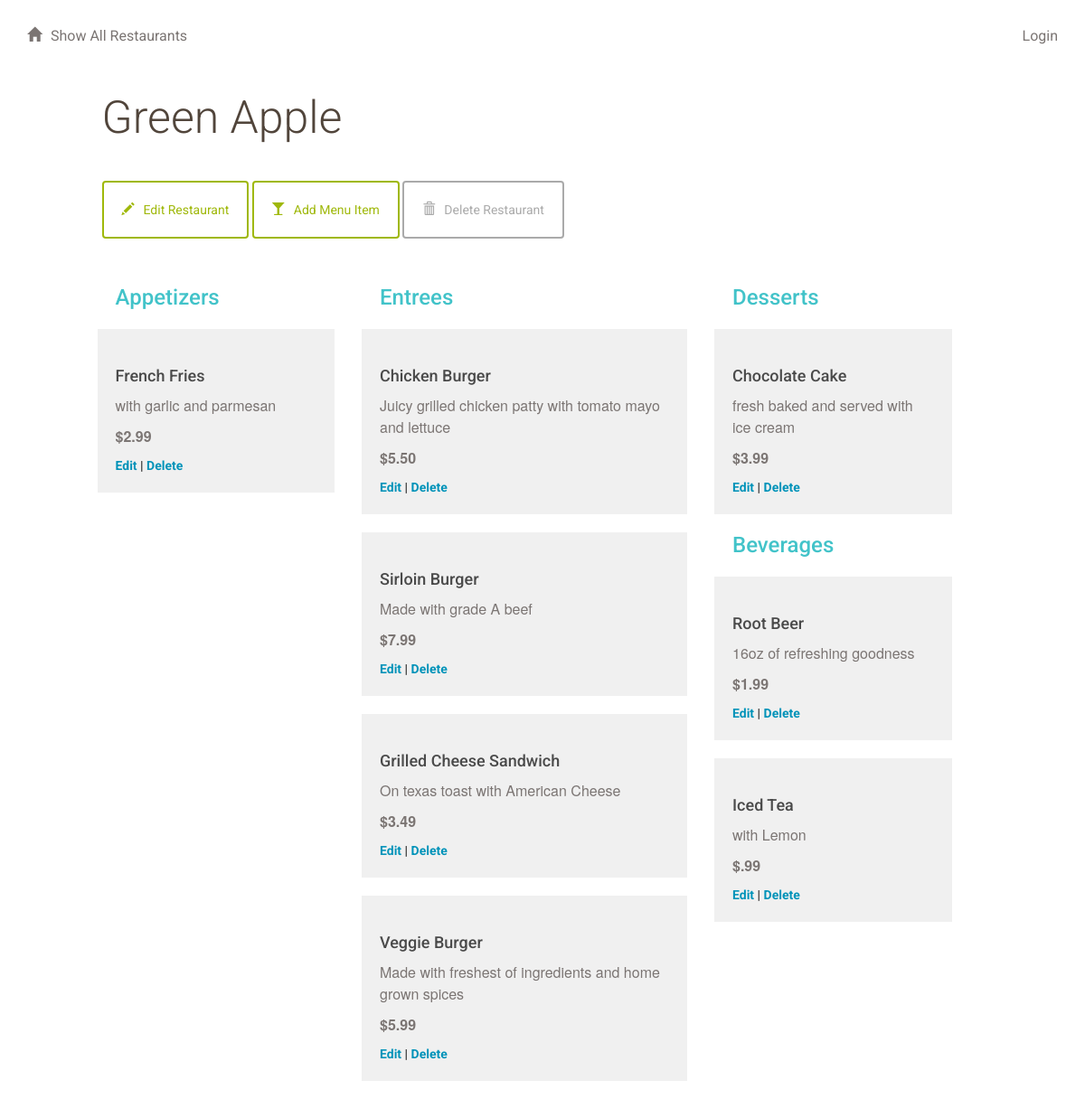
Page /restaurant/9/menu/ on the committed database.
### database_setup.py (models this page shows, shortened)
class Restaurant(Base):
    __tablename__ = 'restaurant'
    id = Column(Integer, primary_key=True)
    name = Column(String(250), nullable=False)

class MenuItem(Base):
    __tablename__ = 'menu_item'
    name =Column(String(80), nullable = False)
    id = Column(Integer, primary_key = True)
    description = Column(String(250))
    price = Column(String(8))
    course = Column(String(250))
    restaurant_id = Column(Integer,ForeignKey('restaurant.id'))
    restaurant = relationship(Restaurant)

### project.py (the view)
@app.route('/restaurant/<int:restaurant_id>/')
@app.route('/restaurant/<int:restaurant_id>/menu/')
def showMenu(restaurant_id):
	restaurant = session.query(Restaurant).filter_by(id=restaurant_id).one()
	items = session.query(MenuItem).filter_by(restaurant_id=restaurant_id).all()
	return render_template('menu.html', items=items, restaurant=restaurant)

### templates/menu.html (shortened to what this page needs)
{% extends "main.html" %}
{% block content %}
{% include "header.html" %}
	<div class="row">
		<div class="col-md-11 col-md-offset-1 padding-none">
			<h1>{{ restaurant.name }}
			</h1>
		</div>
	</div>
	<div class="row padding-top padding-bottom">
		<div class="col-md-1"></div>
		<div class="col-md-11 padding-none">
			<a href="{{url_for('editRestaurant', restaurant_id = restaurant.id )}}">
				<button class="btn btn-default" id="new-menu-item">
					<span class="glyphicon glyphicon-pencil" aria-hidden="true"></span>Edit Restaurant
				</button>
			</a>
			<a href="{{url_for('newMenuItem', restaurant_id = restaurant.id )}}">
				<button class="btn btn-default" id="new-menu-item">
					<span class="glyphicon glyphicon-glass" aria-hidden="true"></span>Add Menu Item
				</button>
			</a>
						<a href="{{url_for('deleteRestaurant', restaurant_id = restaurant.id )}}">
				<button class="btn btn-default delete" id="delete-restaurant">
					<span class="glyphicon glyphicon-trash" aria-hidden="true"></span>Delete Restaurant
				</button>
			</a>
		</div>
		<div class="col-md-7"></div>
	</div>
	{% if items !=[] %}
		<div class="row">
			<div class="col-md-1"></div>
			<div class="col-md-3">
				<h2>Appetizers</h2>
					{% for i in items %}
						{% if i.course == 'Appetizer' %}
							<div class="menu-item">
								<h3>{{i.name}}</h3>
								<p>{{i.description}}</p>
								<p class="menu-price">{{i.price}}</p>
								<a href='{{url_for('editMenuItem', restaurant_id = restaurant.id, menu_id=i.id ) }}'>Edit</a> |
								<a href='{{url_for('deleteMenuItem', restaurant_id = restaurant.id, menu_id=i.id ) }}'>Delete</a>
							</div>
						{% endif %}
					{% endfor %}
			</div>
			<div class="col-md-4">
				<h2>Entrees</h2>
					{% for i in items %}
						{% if i.course == 'Entree' %}
						<div class="menu-item">
							<h3>{{i.name}}</h3>
							<p>{{i.description}}</p>
							<p class="menu-price">{{i.price}}</p>
							<a href='{{url_for('editMenuItem', restaurant_id = restaurant.id, menu_id=i.id ) }}'>Edit</a> |
							<a href='{{url_for('deleteMenuItem', restaurant_id = restaurant.id, menu_id=i.id ) }}'>Delete</a>
						</div>
						{% endif %}
					{% endfor %}
			</div>
			<div class="col-md-3">
				<h2>Desserts</h2>
					{% for i in items %}
						{% if i.course == 'Dessert' %}
						<div class="menu-item">
							<h3>{{i.name}}</h3>
							<p>{{i.description}}</p>
							<p class="menu-price">{{i.price}}</p>
							<a href='{{url_for('editMenuItem', restaurant_id = restaurant.id, menu_id=i.id ) }}'>Edit</a> |
							<a href='{{url_for('deleteMenuItem', restaurant_id = restaurant.id, menu_id=i.id ) }}'>Delete</a>
						</div>
						{% endif %}
					{% endfor %}
				<h2>Beverages</h2>
					{% for i in items %}
						{% if i.course == 'Beverage' %}
						<div class="menu-item">
							<h3>{{i.name}}</h3>
							<p>{{i.description}}</p>
							<p class="menu-price">{{i.price}}</p>
							<a href='{{url_for('editMenuItem', restaurant_id = restaurant.id, menu_id=i.id ) }}'>Edit</a> |
							<a href='{{url_for('deleteMenuItem', restaurant_id = restaurant.id, menu_id=i.id ) }}'>Delete</a>
						</div>
						{% endif %}
					{% endfor %}
			</div>
			<div class="col-md-1"></div>
		</div>
	{% endif %}
{% endblock %}

### static/styles.css (style rules this page uses)
* { font-family: "Helvetica Neue Bold", Roboto, Helvetica, Arial, sans-serif; font-weight: 700; }
h1 { font-family: "Helvetica Neue Light", Roboto, Helvetica, Arial, sans-serif; font-size: 50px; color: #51453B; line-height: 60px; font-weight: 300; }
h2 { font-size: 24px; color: #42C3C9; line-height: 29px; }
h3 { font-size: 18px; color: #4A4A4A; line-height: 23px; }
p { font-family: "Helvetica Neue", Roboto, Helvetica, Arial, sans-serif; font-size: 16px; color: #7B7573; line-height: 24px; font-weight: 400; }
a { font-size: 14px; color: #0093B9; line-height: 17px; }
.padding-top { padding-top: 30px; }
.padding-bottom { padding-bottom: 30px; }
.padding-none { padding: 0; }
.btn { padding: 20px; margin: 0; border-color: #9FB80A; border-width: 2px; color: #9FB80A;; }
.btn.delete { border-color: #aaaaaa; color: #aaaaaa; }
.glyphicon { margin-right: 10px; }
.menu-item { background: #F0F0F0; padding: 20px; margin: 20px; margin-left: -20px; }
.menu-price { font-weight: 700; }

### rows in the picture
Restaurant: name "Green Apple"
MenuItem: name "French Fries", description "with garlic and parmesan", price "$2.99"
MenuItem: name "Chicken Burger", description "Juicy grilled chicken patty with tomato mayo and lettuce", price "$5.50"
MenuItem: name "Sirloin Burger", description "Made with grade A beef", price "$7.99"
MenuItem: name "Grilled Cheese Sandwich", description "On texas toast with American Cheese", price "$3.49"
MenuItem: name "Veggie Burger", description "Made with freshest of ingredients and home grown spices", price "$5.99"
MenuItem: name "Chocolate Cake", description "fresh baked and served with ice cream", price "$3.99"
MenuItem: name "Root Beer", description "16oz of refreshing goodness", price "$1.99"
MenuItem: name "Iced Tea", description "with Lemon", price "$.99"
